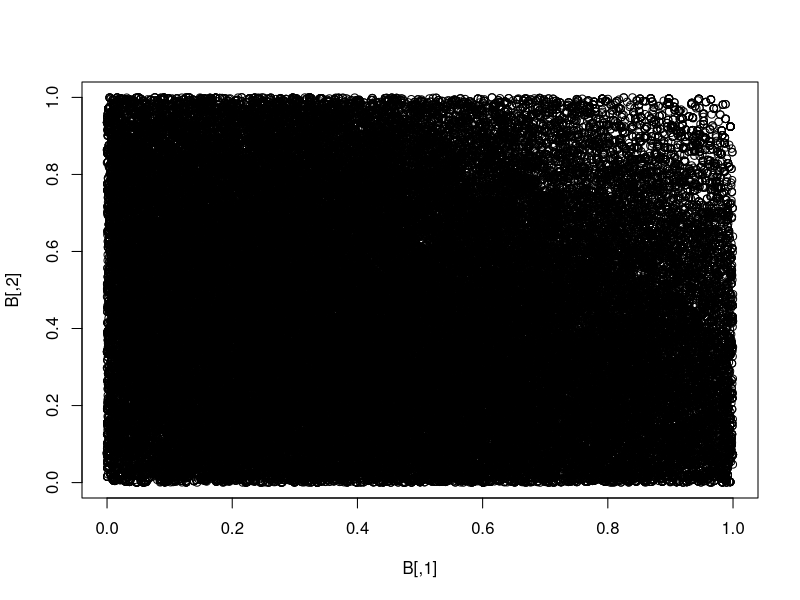

Reproduce this figure in R.
#general code for Markov Chain Monte Carlo using Metropolis algorithm

#f: pdf for a multi-dimensional distribution, single-vector input(see func for optim )
#x: starting state of Markov chain, a vector in R^d, d=length(x)
#n: how long the markov chain runs for
#sd=0.2: default standard deviation used to move to a prosed state
MCMC=function(f,x,n,sd=0.2){
  d=length(x)#d is the dimension of the starting state vector
  M=matrix(NA,nrow=n,ncol=d)#Markov chain, a matrix of diff samples from distribution
  M[1,]=x#markov chain start at x
  for(i in 2:n){
    proposal=M[i-1,]+rnorm(d,mean=0,sd)
    #Calculate the prob of proposal state and current state
    propP=f(proposal)#calculate the prob of proposal state
    propC=f(M[i-1,])
    r=propP/propC
    M[i,]=M[i-1,]#by defaut,the proposal state is the same as current state
    if(r>=1){
      M[i,]=proposal
    }
    else{
      if(runif(1)<r){
        M[i,]=proposal
      }
    }
  }
  M
}
g=function(a){
  if((a[1]<1 & a[1]>0) && (a[2]<1 & a[2]>0)){
    1-a[1]*a[2]
  }
  else{
    0
  }
}
B=MCMC(g,c(0.5,0.5),1e5)
plot(B)
count1=0
for(i in 1:1e5){
  if(B[i,1]*B[i,1]+B[i,2]*B[i,2]<1){
    count1=count1+1
  }
}
print(count1/(1e5))

#------------exam2
f=function(x){
  if((x[1]>0 & x[1]<1) && (x[2]>0 & x[2]<1)){
    5*x[1]+4*x[2]
  }
  else{
    0
  }
}
A=MCMC(f,c(0.5,0.5),1e6)
count=0
for(i in 1:1e6){
  if(A[i,1]*A[i,1]+A[i,2]*A[i,2]<1){
    count=count+1
  }
}
print(count/(1e6))
